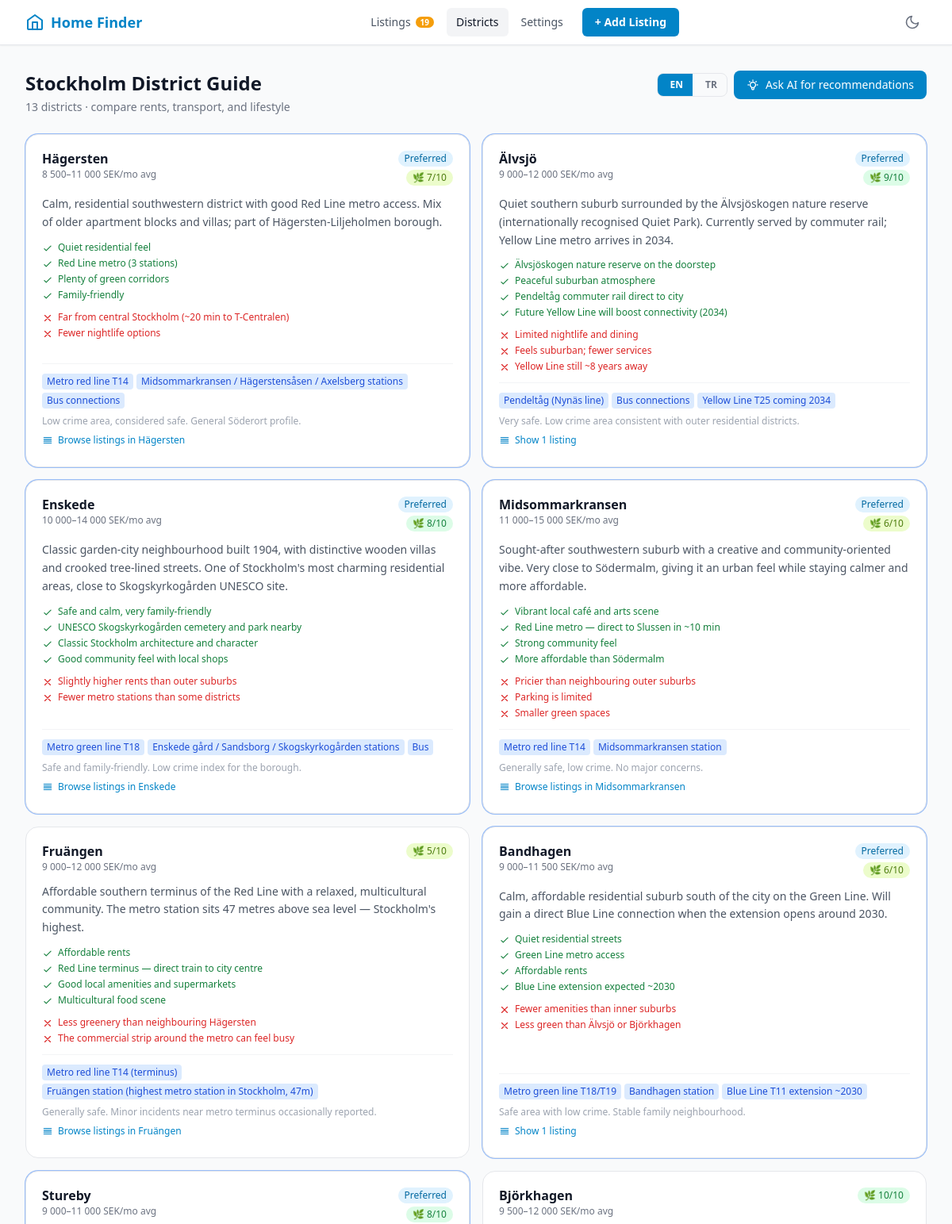
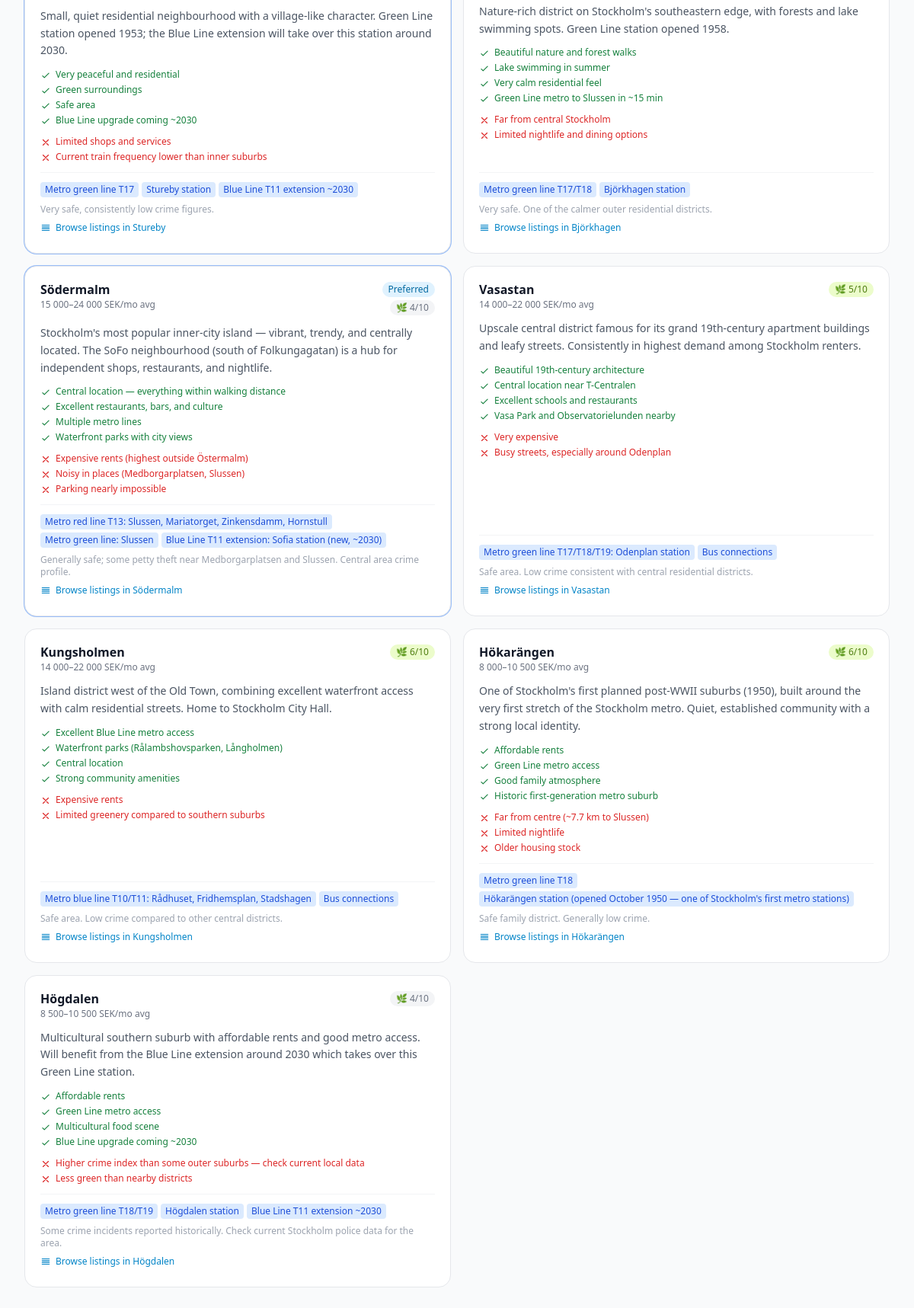
The app's page /districts with its own data (2 pictures, top to bottom).
### database/models.py (models this page shows, shortened)
class Listing(db.Model):
    __tablename__ = "listings"
    id = db.Column(db.Integer, primary_key=True)
    source = db.Column(db.String(20), nullable=False, default="manual")
    url = db.Column(db.String(1000), unique=True, nullable=True)
    title = db.Column(db.Text, nullable=False)
    description = db.Column(db.Text, nullable=True)
    description_english = db.Column(db.Text, nullable=True)
    description_turkish = db.Column(db.Text, nullable=True)
    address = db.Column(db.String(500), nullable=True)
    district = db.Column(db.String(200), nullable=True)
    lat = db.Column(db.Float, nullable=True)
    lng = db.Column(db.Float, nullable=True)
    price_sek = db.Column(db.Integer, nullable=False)
    rooms = db.Column(db.Integer, nullable=False)
    floor = db.Column(db.Integer, nullable=True)
    has_washing_machine = db.Column(db.Boolean, default=False)
    has_dryer = db.Column(db.Boolean, default=False)
    has_dishwasher = db.Column(db.Boolean, default=False)
    size_sqm = db.Column(db.Integer, nullable=True)
    available_from = db.Column(db.String(50), nullable=True)
    available_until = db.Column(db.String(50), nullable=True)
    images = db.Column(db.JSON, default=list)
    home_type = db.Column(db.String(30), nullable=True)
    furnishing = db.Column(db.String(30), nullable=True)
    is_shared = db.Column(db.Boolean, nullable=True)
    contract_type = db.Column(db.String(20), nullable=True)
    service_fee_sek = db.Column(db.Integer, nullable=True)
    electricity_included = db.Column(db.Boolean, nullable=True)
    deposit_months = db.Column(db.Integer, nullable=True)
    house_rules = db.Column(db.JSON, default=dict)
    amenities = db.Column(db.JSON, default=list)
    commute_minutes = db.Column(db.Integer, nullable=True)
    commute_details = db.Column(db.JSON, default=dict)
    transit_route = db.Column(db.JSON, default=dict)
    nearby_stops = db.Column(db.JSON, default=list)
    nearby_pois = db.Column(db.JSON, default=dict)
    ai_score = db.Column(db.Integer, nullable=True)
    ai_comment = db.Column(db.Text, nullable=True)
    ai_pros = db.Column(db.JSON, default=list)
    ai_cons = db.Column(db.JSON, default=list)
    ai_comment_turkish = db.Column(db.Text, nullable=True)
    ai_pros_turkish = db.Column(db.JSON, default=list)
    ai_cons_turkish = db.Column(db.JSON, default=list)
    is_saved = db.Column(db.Boolean, default=False)
    application_status = db.Column(
        db.String(20), nullable=True, default="not_applied")
    application_date = db.Column(db.Date, nullable=True)
    notes = db.Column(db.Text, nullable=True)
    created_at = db.Column(db.DateTime, default=datetime.utcnow)
    updated_at = db.Column(
        db.DateTime, default=datetime.utcnow, onupdate=datetime.utcnow)

### routes/listings.py (the view)
@listings_bp.route("/districts")
def districts_page():
    districts = get_all_districts()
    settings = UserSettings.query.first()
    settings_dict = settings.to_dict() if settings else {}
    from sqlalchemy import func
    counts_raw = (
        db.session.query(Listing.district, func.count(Listing.id))
        .filter(Listing.district.isnot(None), Listing.district != "")
        .group_by(Listing.district)
        .all()
    )
    district_counts = {d.lower(): c for d, c in counts_raw}
    preferred = [p.lower()
                 for p in (settings_dict.get("preferred_districts") or [])]
    for d in districts:
        d["listing_count"] = district_counts.get(d["name"].lower(), 0)
        d["is_preferred"] = d["name"].lower() in preferred
    lang = request.args.get("lang", "en")
    if lang not in ("en", "tr"):
        lang = "en"
    return render_template("districts.html", districts=districts, settings=settings_dict, lang=lang)

### config.py (called while the page is built)
def get_missing_api_keys():
    missing = []
    for entry in _API_KEY_REGISTRY:
        if not entry["value"] and not entry.get("optional"):
            missing.append({"key": entry["key"], "feature": entry["feature"]})
    return missing

### database/models.py (called while the page is built)
    def to_dict(self):
        return {
            "id": self.id,
            "work_address": self.work_address,
            "work_lat": self.work_lat,
            "work_lng": self.work_lng,
            "budget_min": self.budget_min,
            "budget_max": self.budget_max,
            "min_rooms": self.min_rooms,
            "max_rooms": self.max_rooms,
            "floor_min": self.floor_min,
            "must_have_washing_machine": self.must_have_washing_machine,
            "must_have_dryer": self.must_have_dryer,
            "must_have_dishwasher": self.must_have_dishwasher,
            "must_have_amenities": self.must_have_amenities or [],
            "preferred_districts": self.preferred_districts or [],
            "max_commute_minutes": self.max_commute_minutes,
            "theme": self.theme,
            "enrich_all_even_if_cached": self.enrich_all_even_if_cached,
        }

### services/district_advisor.py (called while the page is built)
def get_all_districts() -> list[dict]:
    return [{"name": key, **profile} for key, profile in DISTRICTS.items()]

### templates/districts.html (shortened to what this page needs)
{% extends "base.html" %}
{% block content %}
<div class="max-w-screen-xl mx-auto px-4 sm:px-6 lg:px-8 py-8">
  <div class="flex items-start justify-between gap-4 mb-6">
    <div>
      <h1 class="text-2xl font-bold text-gray-900 dark:text-white">
        {% if lang == 'tr' %}Stockholm Semt Rehberi{% else %}Stockholm District Guide{% endif %}
      </h1>
      <p class="text-sm text-gray-500 dark:text-gray-400 mt-1">
        {% if lang == 'tr' %}
        {{ districts|length }} semt &middot; kiraları, ulaşımı ve yaşam tarzını karşılaştırın
        {% else %}
        {{ districts|length }} districts &middot; compare rents, transport, and lifestyle
        {% endif %}
      </p>
    </div>
    <div class="flex items-center gap-2 flex-shrink-0">
      <div
        class="flex items-center rounded-lg border border-gray-200 dark:border-gray-700 overflow-hidden text-xs font-semibold">
        <a href="{{ url_for('listings.districts_page') }}?lang=en"
          class="flex items-center gap-1 px-3 py-1.5 transition-colors
                  {% if lang != 'tr' %}bg-brand-600 text-white{% else %}text-gray-500 dark:text-gray-400 hover:bg-gray-100 dark:hover:bg-gray-700{% endif %}">
           EN
        </a>
        <a href="{{ url_for('listings.districts_page') }}?lang=tr"
          class="flex items-center gap-1 px-3 py-1.5 transition-colors
                  {% if lang == 'tr' %}bg-brand-600 text-white{% else %}text-gray-500 dark:text-gray-400 hover:bg-gray-100 dark:hover:bg-gray-700{% endif %}">
           TR
        </a>
      </div>
      <button id="ai-recommend-btn" onclick="requestAiRecommendation()"
        class="flex items-center gap-2 px-4 py-2 rounded-lg bg-brand-600 hover:bg-brand-700 text-white text-sm font-medium transition-colors">
        <span id="ai-btn-text">Ask AI for recommendations</span>
      </button>
    </div>
  </div>
  <div class="grid grid-cols-1 sm:grid-cols-2 xl:grid-cols-3 gap-4">
    {% for d in districts %}
    <div
      class="district-card bg-white dark:bg-gray-800 rounded-2xl border flex flex-col gap-3 p-5 hover:shadow-md transition-shadow
                {% if d.is_preferred %}border-brand-300 dark:border-brand-600 ring-1 ring-brand-200 dark:ring-brand-700/50{% else %}border-gray-200 dark:border-gray-700{% endif %}"
      data-name="{{ d.name }}">
      <div class="flex items-start justify-between gap-2">
        <div>
          <h2 class="text-base font-bold text-gray-900 dark:text-white leading-tight">{{ d.name }}</h2>
          <p class="text-xs text-gray-500 dark:text-gray-400 mt-0.5">
            {{ d.avg_price_range }} {% if lang == 'tr' %}SEK/ay ort.{% else %}SEK/mo avg{% endif %}
          </p>
        </div>
        <div class="flex flex-col items-end gap-1 flex-shrink-0">
          {% if d.is_preferred %}
          <span
            class="text-xs px-2 py-0.5 rounded-full bg-brand-100 dark:bg-brand-900/40 text-brand-700 dark:text-brand-300 font-medium">
            {% if lang == 'tr' %}Tercihli{% else %}Preferred{% endif %}
          </span>
          {% endif %}
          <span class="text-xs px-2 py-0.5 rounded-full font-medium
            {% if d.green_score >= 8 %}bg-green-100 dark:bg-green-900/40 text-green-700 dark:text-green-300
            {% elif d.green_score >= 5 %}bg-lime-100 dark:bg-lime-900/40 text-lime-700 dark:text-lime-300
            {% else %}bg-gray-100 dark:bg-gray-700 text-gray-500 dark:text-gray-400{% endif %}">
            &#127807; {{ d.green_score }}/10
          </span>
        </div>
      </div>
      <p class="text-sm text-gray-600 dark:text-gray-300 leading-relaxed">
        {% if lang == 'tr' and d.description_tr %}{{ d.description_tr }}{% else %}{{ d.description }}{% endif %}
      </p>
      {% set pros_list = d.pros_tr if (lang == 'tr' and d.pros_tr) else d.pros %}
      {% if pros_list %}
      <ul class="space-y-1">
        {% for pro in pros_list %}
        <li class="flex items-start gap-1.5 text-xs text-green-700 dark:text-green-400">
          <svg class="w-3.5 h-3.5 flex-shrink-0 mt-0.5" fill="none" stroke="currentColor" viewBox="0 0 24 24">
            <path stroke-linecap="round" stroke-linejoin="round" stroke-width="2" d="M5 13l4 4L19 7" />
          </svg>
          {{ pro }}
        </li>
        {% endfor %}
      </ul>
      {% endif %}
      {% set cons_list = d.cons_tr if (lang == 'tr' and d.cons_tr) else d.cons %}
      {% if cons_list %}
      <ul class="space-y-1">
        {% for con in cons_list %}
        <li class="flex items-start gap-1.5 text-xs text-red-600 dark:text-red-400">
          <svg class="w-3.5 h-3.5 flex-shrink-0 mt-0.5" fill="none" stroke="currentColor" viewBox="0 0 24 24">
            <path stroke-linecap="round" stroke-linejoin="round" stroke-width="2" d="M6 18L18 6M6 6l12 12" />
          </svg>
          {{ con }}
        </li>
        {% endfor %}
      </ul>
      {% endif %}
      <div class="mt-auto pt-3 border-t border-gray-100 dark:border-gray-700/50 space-y-2">
        <div class="flex flex-wrap gap-1">
          {% for line in d.sl_lines %}
          <span
            class="text-xs px-1.5 py-0.5 rounded bg-blue-100 dark:bg-blue-900/40 text-blue-700 dark:text-blue-300">{{
            line }}</span>
          {% endfor %}
        </div>
        <p class="text-xs text-gray-400 dark:text-gray-500">
          {% if lang == 'tr' and d.safety_note_tr %}{{ d.safety_note_tr }}{% else %}{{ d.safety_note }}{% endif %}
        </p>
        <a href="{{ url_for('listings.index') }}?districts={{ d.name | urlencode }}"
          class="inline-flex items-center gap-1.5 text-xs text-brand-600 dark:text-brand-400 hover:underline font-medium">
          <svg class="w-3.5 h-3.5" fill="none" stroke="currentColor" viewBox="0 0 24 24">
            <path stroke-linecap="round" stroke-linejoin="round" stroke-width="2" d="M4 6h16M4 10h16M4 14h16M4 18h16" />
          </svg>
          {% if d.listing_count > 0 %}
          {% if lang == 'tr' %}
          {{ d.listing_count }} ilan{{ 'ı' if d.listing_count == 1 else 'ı' }} göster
          {% else %}
          Show {{ d.listing_count }} listing{{ 's' if d.listing_count != 1 else '' }}
          {% endif %}
          {% else %}
          {% if lang == 'tr' %}
          {{ d.name }} ilanlarına göz atın
          {% else %}
          Browse listings in {{ d.name }}
          {% endif %}
          {% endif %}
        </a>
      </div>
    </div>
    {% endfor %}
  </div>
</div>
{% endblock %}

### templates/base.html (shortened to what this page needs)
<!DOCTYPE html>
<html lang="en" class="light" id="html-root">
<head>
  <link rel="stylesheet" href="https://cdn.jsdelivr.net/gh/lipis/flag-icons@7.2.3/css/flag-icons.min.css" />
  <script src="https://cdn.tailwindcss.com"></script>
  <link rel="stylesheet" href="https://unpkg.com/leaflet@1.9.4/dist/leaflet.css" />
  <link rel="stylesheet" href="https://unpkg.com/leaflet.markercluster@1.5.3/dist/MarkerCluster.css" />
  <link rel="stylesheet" href="https://unpkg.com/leaflet.markercluster@1.5.3/dist/MarkerCluster.Default.css" />
  <link rel="stylesheet" href="{{ url_for('static', filename='css/style.css') }}" />
</head>
<body class="bg-gray-50 dark:bg-gray-900 text-gray-900 dark:text-gray-100 min-h-screen transition-colors duration-200">
  <nav class="bg-white dark:bg-gray-800 border-b border-gray-200 dark:border-gray-700 shadow-sm sticky top-0 z-50">
    <div class="max-w-screen-2xl mx-auto px-4 sm:px-6 lg:px-8">
      <div class="flex items-center justify-between h-14">
        <a href="{{ url_for('listings.index') }}"
          class="flex items-center gap-2 font-bold text-brand-600 dark:text-brand-500 text-lg">
          <svg class="w-6 h-6" fill="none" stroke="currentColor" viewBox="0 0 24 24">
            <path stroke-linecap="round" stroke-linejoin="round" stroke-width="2"
              d="M3 9.5L12 3l9 6.5V20a1 1 0 01-1 1H4a1 1 0 01-1-1V9.5z" />
            <path stroke-linecap="round" stroke-linejoin="round" stroke-width="2" d="M9 21V12h6v9" />
          </svg>
          Home Finder
        </a>
        <div class="hidden sm:flex items-center gap-1">
          <a href="{{ url_for('listings.index') }}"
            class="px-3 py-2 rounded-md text-sm font-medium text-gray-600 dark:text-gray-300 hover:bg-gray-100 dark:hover:bg-gray-700 transition-colors flex items-center gap-1.5
                   {% if request.endpoint == 'listings.index' %}bg-gray-100 dark:bg-gray-700 text-gray-900 dark:text-white{% endif %}">
            Listings
            {% if unscored_count %}
            <span class="text-[10px] bg-amber-500 text-white rounded-full px-1.5 py-0.5 font-semibold leading-none"
              title="{{ unscored_count }} unscored listing{{ 's' if unscored_count != 1 else '' }}">{{ unscored_count
              }}</span>
            {% endif %}
          </a>
          <a href="{{ url_for('listings.districts_page') }}"
            class="px-3 py-2 rounded-md text-sm font-medium text-gray-600 dark:text-gray-300 hover:bg-gray-100 dark:hover:bg-gray-700 transition-colors
                   {% if request.endpoint == 'listings.districts_page' %}bg-gray-100 dark:bg-gray-700 text-gray-900 dark:text-white{% endif %}">
            Districts
          </a>
          <a href="{{ url_for('settings.settings_page') }}"
            class="px-3 py-2 rounded-md text-sm font-medium text-gray-600 dark:text-gray-300 hover:bg-gray-100 dark:hover:bg-gray-700 transition-colors
                   {% if request.endpoint and request.endpoint.startswith('settings.') %}bg-gray-100 dark:bg-gray-700 text-gray-900 dark:text-white{% endif %}">
            Settings
          </a>
          <a href="{{ url_for('listings.add_listing_page') }}" class="ml-2 px-4 py-2 rounded-md text-sm font-semibold bg-brand-600 hover:bg-brand-700 text-white transition-colors
                   {% if request.endpoint == 'listings.add_listing_page' %}opacity-90{% endif %}">
            + Add Listing
          </a>
        </div>
        <button id="theme-toggle" onclick="toggleTheme()"
          class="p-2 rounded-md text-gray-500 dark:text-gray-400 hover:bg-gray-100 dark:hover:bg-gray-700 transition-colors"
          title="Toggle dark/light mode">
          <svg id="theme-icon-moon" class="w-5 h-5" fill="none" stroke="currentColor" viewBox="0 0 24 24">
            <path stroke-linecap="round" stroke-linejoin="round" stroke-width="2"
              d="M21 12.79A9 9 0 1111.21 3 7 7 0 0021 12.79z" />
          </svg>
        </button>
      </div>
    </div>
  </nav>
  <main>
    {% block content %}{% endblock %}
  </main>
</body>
</html>

### static/css/style.css (style rules this page uses)
:root { --color-bg: #f9fafb; --color-bg-card: #ffffff; --color-bg-muted: #f3f4f6; --color-border: #e5e7eb; --color-text: #111827; --color-text-muted: #6b7280; --color-brand: #0284c7; --color-brand-light: #e0f2fe; --color-score-good: #16a34a; --color-score-warn: #ca8a04; --color-score-bad: #dc2626; --leaflet-tile-filter: none; }

### records on screen
Listing: name "Älvsjö", avg_price_range "9 000–12 000", shows "Preferred", green_score "9", description "Quiet southern suburb surrounded by the Älvsjöskogen nature reserve (internationally recognised Quiet Park). Currently served by commuter rail; Yellow Line metro arrives in 2034.", pros_list "Älvsjöskogen nature reserve on the doorstep" "Peaceful suburban atmosphere" "Pendeltåg commuter rail direct to city" "Future Yellow Line will boost connectivity (2034)", cons_list "Limited nightlife and dining" "Feels suburban; fewer services" "Yellow Line still ~8 years away", sl_lines "Pendeltåg (Nynäs line)" "Bus connections" "Yellow Line T25 coming 2034", safety_note "Very safe. Low crime area consistent with outer residential districts.", listing_count "1"
Listing: name "Bandhagen", avg_price_range "9 000–11 500", shows "Preferred", green_score "6", description "Calm, affordable residential suburb south of the city on the Green Line. Will gain a direct Blue Line connection when the extension opens around 2030.", pros_list "Quiet residential streets" "Green Line metro access" "Affordable rents" "Blue Line extension expected ~2030", cons_list "Fewer amenities than inner suburbs" "Less green than Älvsjö or Björkhagen", sl_lines "Metro green line T18/T19" "Bandhagen station" "Blue Line T11 extension ~2030", safety_note "Safe area with low crime. Stable family neighbourhood.", listing_count "1"

### other values on screen
{{ unscored_count }} "19"
{{ districts|length }} "13"
{{ d.name }} "Hägersten" "Enskede" "Midsommarkransen" "Fruängen" "Stureby" "Björkhagen" "Södermalm" "Vasastan" "Kungsholmen" "Hökarängen" "Högdalen"
{{ d.avg_price_range }} "8 500–11 000" "10 000–14 000" "11 000–15 000" "9 000–12 000" "9 000–11 000" "9 500–12 000" "15 000–24 000" "14 000–22 000" "14 000–22 000" "8 000–10 500" "8 500–10 500"
{{ d.green_score }} "7" "8" "6" "5" "8" "10" "4" "5" "6" "6" "4"
{{ d.description }} "Calm, residential southwestern district with good Red Line metro access. Mix of older apartment blocks and villas; part of Hägersten-Liljeholmen borough." "Classic garden-city neighbourhood built 1904, with distinctive wooden villas and crooked tree-lined streets. One of Stockholm's most charming residential areas, close to Skogskyrkogården UNESCO site." "Sought-after southwestern suburb with a creative and community-oriented vibe. Very close to Södermalm, giving it an urban feel while staying calmer and more affordable." "Affordable southern terminus of the Red Line with a relaxed, multicultural community. The metro station sits 47 metres above sea level — Stockholm's highest." "Small, quiet residential neighbourhood with a village-like character. Green Line station opened 1953; the Blue Line extension will take over this station around 2030." "Nature-rich district on Stockholm's southeastern edge, with forests and lake swimming spots. Green Line station opened 1958." "Stockholm's most popular inner-city island — vibrant, trendy, and centrally located. The SoFo neighbourhood (south of Folkungagatan) is a hub for independent shops, restaurants, and nightlife." "Upscale central district famous for its grand 19th-century apartment buildings and leafy streets. Consistently in highest demand among Stockholm renters." "Island district west of the Old Town, combining excellent waterfront access with calm residential streets. Home to Stockholm City Hall." "One of Stockholm's first planned post-WWII suburbs (1950), built around the very first stretch of the Stockholm metro. Quiet, established community with a strong local identity." "Multicultural southern suburb with affordable rents and good metro access. Will benefit from the Blue Line extension around 2030 which takes over this Green Line station."
{{ pro }} "Quiet residential feel" "Red Line metro (3 stations)" "Plenty of green corridors" "Family-friendly" "Safe and calm, very family-friendly" "UNESCO Skogskyrkogården cemetery and park nearby" "Classic Stockholm architecture and character" "Good community feel with local shops" "Vibrant local café and arts scene" "Red Line metro — direct to Slussen in ~10 min" "Strong community feel" "More affordable than Södermalm" "Affordable rents" "Red Line terminus — direct train to city centre" "Good local amenities and supermarkets" "Multicultural food scene" "Very peaceful and residential" "Green surroundings" "Safe area" "Blue Line upgrade coming ~2030" "Beautiful nature and forest walks" "Lake swimming in summer" "Very calm residential feel" "Green Line metro to Slussen in ~15 min" "Central location — everything within walking distance" "Excellent restaurants, bars, and culture" "Multiple metro lines" "Waterfront parks with city views" "Beautiful 19th-century architecture" "Central location near T-Centralen" "Excellent schools and restaurants" "Vasa Park and Observatorielunden nearby" "Excellent Blue Line metro access" "Waterfront parks (Rålambshovsparken, Långholmen)" "Central location" "Strong community amenities" "Affordable rents" "Green Line metro access" "Good family atmosphere" "Historic first-generation metro suburb" "Affordable rents" "Green Line metro access" "Multicultural food scene" "Blue Line upgrade coming ~2030"
{{ con }} "Far from central Stockholm (~20 min to T-Centralen)" "Fewer nightlife options" "Slightly higher rents than outer suburbs" "Fewer metro stations than some districts" "Pricier than neighbouring outer suburbs" "Parking is limited" "Smaller green spaces" "Less greenery than neighbouring Hägersten" "The commercial strip around the metro can feel busy" "Limited shops and services" "Current train frequency lower than inner suburbs" "Far from central Stockholm" "Limited nightlife and dining options" "Expensive rents (highest outside Östermalm)" "Noisy in places (Medborgarplatsen, Slussen)" "Parking nearly impossible" "Very expensive" "Busy streets, especially around Odenplan" "Expensive rents" "Limited greenery compared to southern suburbs" "Far from centre (~7.7 km to Slussen)" "Limited nightlife" "Older housing stock" "Higher crime index than some outer suburbs — check current local data" "Less green than nearby districts"
{{ line }} "Metro red line T14" "Midsommarkransen / Hägerstensåsen / Axelsberg stations" "Bus connections" "Metro green line T18" "Enskede gård / Sandsborg / Skogskyrkogården stations" "Bus" "Metro red line T14" "Midsommarkransen station" "Metro red line T14 (terminus)" "Fruängen station (highest metro station in Stockholm, 47m)" "Metro green line T17" "Stureby station" "Blue Line T11 extension ~2030" "Metro green line T17/T18" "Björkhagen station" "Metro red line T13: Slussen, Mariatorget, Zinkensdamm, Hornstull" "Metro green line: Slussen" "Blue Line T11 extension: Sofia station (new, ~2030)" "Metro green line T17/T18/T19: Odenplan station" "Bus connections" "Metro blue line T10/T11: Rådhuset, Fridhemsplan, Stadshagen" "Bus connections" "Metro green line T18" "Hökarängen station (opened October 1950 — one of Stockholm's first metro stations)" "Metro green line T18/T19" "Högdalen station" "Blue Line T11 extension ~2030"
{{ d.safety_note }} "Low crime area, considered safe. General Söderort profile." "Safe and family-friendly. Low crime index for the borough." "Generally safe, low crime. No major concerns." "Generally safe. Minor incidents near metro terminus occasionally reported." "Very safe, consistently low crime figures." "Very safe. One of the calmer outer residential districts." "Generally safe; some petty theft near Medborgarplatsen and Slussen. Central area crime profile." "Safe area. Low crime consistent with central residential districts." "Safe area. Low crime compared to other central districts." "Safe family district. Generally low crime." "Some crime incidents reported historically. Check current Stockholm police data for the area."
